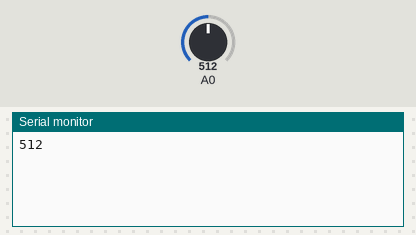
Recording of a sketch running on a simulated ESP8266 (NodeMCU). Shown: the last lines printed to the serial monitor. Inputs (shaded band) come from the test bench; at power-on: A0 = 512. WiFi joins after 1.5 s; servers stay silent unless stated.

Above: at 3.0 s.
3.1 s: A0 set to 716
At 4.4 s:
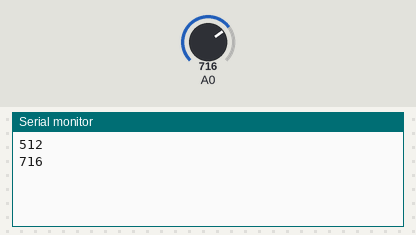
4.6 s: A0 set to 900
At 5.4 s:
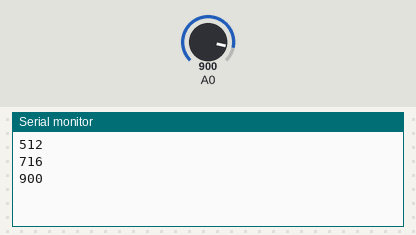
Timing chart, 0 to 7.6 s (numbered marks = the images above; inputs shaded):
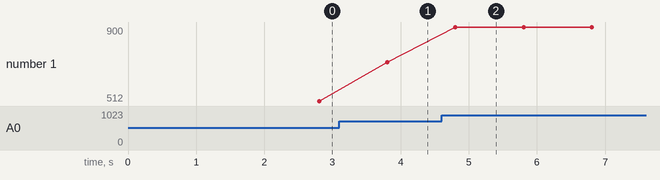

Measured:
- after the input at 3.1 s, the serial monitor: prints a new line after 0.70 s (image 1)
- after the input at 4.6 s, the serial monitor: prints a new line after 0.20 s (image 2)
- plotted number 1: 512 → 716 after the input at 3.1 s, 716 → 900 after the input at 4.6 s

The sketch:

noisedetection.ino
```cpp
/*********************

  This is a simple demo of sending and receiving some data.
  Be sure to check out other examples!
 *********************/

/* Fill-in information from Blynk Device Info here */
#define BLYNK_TEMPLATE_ID "TMPL2akBAfpiT"
#define BLYNK_TEMPLATE_NAME "Noise Monitoring"
#define BLYNK_AUTH_TOKEN "O3TzQ4JLT1GW8I3XQhV-uu2bSNiwbUX9"

/* Comment this out to disable prints and save space */
// #define BLYNK_PRINT Serial


#include <ESP8266WiFi.h>
#include <BlynkSimpleEsp8266.h>

// Your WiFi credentials.
// Set password to "" for open networks.
char ssid[] = "Wegner";
char pass[] = "Wegner123!";

int thresholdValue;
int buzzerPin=D3;

BlynkTimer timer;
int soundLevel(){

  int analogValue=analogRead(A0);
  Serial.println(analogValue);

  return analogValue;


}
// This function is called every time the Virtual Pin 0 state changes
BLYNK_WRITE(V0)
{
  // Set incoming value from pin V0 to a variable
  int thresholdValue = param.asInt();

  // Update state
  // Blynk.virtualWrite(V1, value);
}

// This function is called every time the device is connected to the Blynk.Cloud
BLYNK_CONNECTED()
{
  // Change Web Link Button message to "Congratulations!"
  // Blynk.setProperty(V3, "offImageUrl", "https://static-image.nyc3.cdn.digitaloceanspaces.com/general/fte/congratulations.png");
  // Blynk.setProperty(V3, "onImageUrl",  "https://static-image.nyc3.cdn.digitaloceanspaces.com/general/fte/congratulations_pressed.png");
  // Blynk.setProperty(V3, "url", "https://docs.blynk.io/en/getting-started/what-do-i-need-to-blynk/how-quickstart-device-was-made");
}

// This function sends Arduino's uptime every second to Virtual Pin 2.
void myTimerEvent()
{
  // You can send any value at any time.
  // Please don't send more that 10 values per second.
  int sound=soundLevel();
  if (sound>thresholdValue){
    digitalWrite(buzzerPin, LOW);
  }
  else{
     digitalWrite(buzzerPin, HIGH);
  }
  Blynk.virtualWrite(V2, sound);
}

void setup()
{
  // Debug console
  Serial.begin(9600);

  Blynk.begin(BLYNK_AUTH_TOKEN, ssid, pass);
  // You can also specify server:
  //Blynk.begin(BLYNK_AUTH_TOKEN, ssid, pass, "blynk.cloud", 80);
  //Blynk.begin(BLYNK_AUTH_TOKEN, ssid, pass, IPAddress(192,168,1,100), 8080);

  // Setup a function to be called every second
  timer.setInterval(1000L, myTimerEvent);
}

void loop()
{
  Blynk.run();
  timer.run();

}
```
